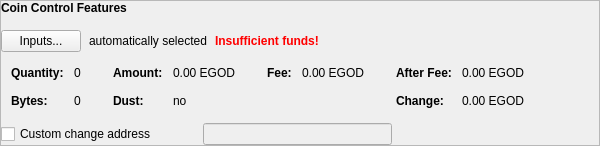
      <widget class="QFrame" name="frameCoinControl">
       <property name="sizePolicy">
        <sizepolicy hsizetype="Expanding" vsizetype="Fixed">
         <horstretch>0</horstretch>
         <verstretch>0</verstretch>
        </sizepolicy>
       </property>
       <property name="minimumSize">
        <size>
         <width>600</width>
         <height>100</height>
        </size>
       </property>
       <property name="frameShape">
        <enum>QFrame::StyledPanel</enum>
       </property>
       <property name="frameShadow">
        <enum>QFrame::Raised</enum>
       </property>
       <layout class="QVBoxLayout" name="verticalLayout_4">
        <property name="spacing">
         <number>6</number>
        </property>
        <property name="leftMargin">
         <number>0</number>
        </property>
        <property name="topMargin">
         <number>0</number>
        </property>
        <property name="rightMargin">
         <number>0</number>
        </property>
        <property name="bottomMargin">
         <number>0</number>
        </property>
        <item>
         <layout class="QVBoxLayout" name="verticalLayoutCoinControl" stretch="0,0,0,0">
          <property name="spacing">
           <number>0</number>
          </property>
          <property name="sizeConstraint">
           <enum>QLayout::SetDefaultConstraint</enum>
          </property>
          <property name="leftMargin">
           <number>0</number>
          </property>
          <property name="topMargin">
           <number>0</number>
          </property>
          <item>
           <layout class="QHBoxLayout" name="horizontalLayoutCoinControl1">
            <property name="bottomMargin">
             <number>15</number>
            </property>
            <item>
             <widget class="QLabel" name="labelCoinControlFeatures">
              <property name="sizePolicy">
               <sizepolicy hsizetype="Preferred" vsizetype="Maximum">
                <horstretch>0</horstretch>
                <verstretch>0</verstretch>
               </sizepolicy>
              </property>
              <property name="font">
               <font>
                <weight>75</weight>
                <bold>true</bold>
               </font>
              </property>
              <property name="styleSheet">
               <string notr="true">font-weight:bold;</string>
              </property>
              <property name="text">
               <string>Coin Control Features</string>
              </property>
             </widget>
            </item>
           </layout>
          </item>
          <item>
           <layout class="QHBoxLayout" name="horizontalLayoutCoinControl2" stretch="0,0,0,0">
            <property name="spacing">
             <number>8</number>
            </property>
            <property name="bottomMargin">
             <number>10</number>
            </property>
            <item>
             <widget class="QPushButton" name="pushButtonCoinControl">
              <property name="styleSheet">
               <string notr="true"/>
              </property>
              <property name="text">
               <string>Inputs...</string>
              </property>
              <property name="autoDefault">
               <bool>false</bool>
              </property>
             </widget>
            </item>
            <item>
             <widget class="QLabel" name="labelCoinControlAutomaticallySelected">
              <property name="text">
               <string>automatically selected</string>
              </property>
              <property name="margin">
               <number>5</number>
              </property>
             </widget>
            </item>
            <item>
             <widget class="QLabel" name="labelCoinControlInsuffFunds">
              <property name="font">
               <font>
                <weight>75</weight>
                <bold>true</bold>
               </font>
              </property>
              <property name="styleSheet">
               <string notr="true">color:red;font-weight:bold;</string>
              </property>
              <property name="text">
               <string>Insufficient funds!</string>
              </property>
              <property name="margin">
               <number>5</number>
              </property>
             </widget>
            </item>
            <item>
             <spacer name="horizontalSpacerCoinControl">
              <property name="orientation">
               <enum>Qt::Horizontal</enum>
              </property>
              <property name="sizeHint" stdset="0">
               <size>
                <width>40</width>
                <height>1</height>
               </size>
              </property>
             </spacer>
            </item>
           </layout>
          </item>
          <item>
           <widget class="QWidget" name="widgetCoinControl" native="true">
            <property name="sizePolicy">
             <sizepolicy hsizetype="Preferred" vsizetype="Preferred">
              <horstretch>0</horstretch>
              <verstretch>0</verstretch>
             </sizepolicy>
            </property>
            <property name="minimumSize">
             <size>
              <width>0</width>
              <height>0</height>
             </size>
            </property>
            <property name="styleSheet">
             <string notr="true"/>
            </property>
            <layout class="QHBoxLayout" name="horizontalLayoutCoinControl5">
             <property name="leftMargin">
              <number>0</number>
             </property>
             <property name="topMargin">
              <number>0</number>
             </property>
             <property name="rightMargin">
              <number>0</number>
             </property>
             <property name="bottomMargin">
              <number>0</number>
             </property>
             <item>
              <layout class="QHBoxLayout" name="horizontalLayoutCoinControl3" stretch="0,0,0,1">
               <property name="spacing">
                <number>20</number>
               </property>
               <property name="topMargin">
                <number>0</number>
               </property>
               <property name="bottomMargin">
                <number>10</number>
               </property>
               <item>
                <layout class="QFormLayout" name="formLayoutCoinControl1">
                 <property name="horizontalSpacing">
                  <number>10</number>
                 </property>
                 <property name="verticalSpacing">
                  <number>14</number>
                 </property>
                 <property name="leftMargin">
                  <number>10</number>
                 </property>
                 <property name="topMargin">
                  <number>4</number>
                 </property>
                 <property name="rightMargin">
                  <number>6</number>
                 </property>
                 <item row="0" column="0">
                  <widget class="QLabel" name="labelCoinControlQuantityText">
                   <property name="font">
                    <font>
                     <weight>75</weight>
                     <bold>true</bold>
                    </font>
                   </property>
                   <property name="text">
                    <string>Quantity:</string>
                   </property>
                   <property name="margin">
                    <number>0</number>
                   </property>
                  </widget>
                 </item>
                 <item row="0" column="1">
                  <widget class="QLabel" name="labelCoinControlQuantity">
                   <property name="cursor">
                    <cursorShape>IBeamCursor</cursorShape>
                   </property>
                   <property name="contextMenuPolicy">
                    <enum>Qt::ActionsContextMenu</enum>
                   </property>
                   <property name="text">
                    <string notr="true">0</string>
                   </property>
                   <property name="margin">
                    <number>0</number>
                   </property>
                   <property name="textInteractionFlags">
                    <set>Qt::LinksAccessibleByMouse|Qt::TextSelectableByKeyboard|Qt::TextSelectableByMouse</set>
                   </property>
                  </widget>
                 </item>
                 <item row="1" column="0">
                  <widget class="QLabel" name="labelCoinControlBytesText">
                   <property name="font">
                    <font>
                     <weight>75</weight>
                     <bold>true</bold>
                    </font>
                   </property>
                   <property name="text">
                    <string>Bytes:</string>
                   </property>
                  </widget>
                 </item>
                 <item row="1" column="1">
                  <widget class="QLabel" name="labelCoinControlBytes">
                   <property name="cursor">
                    <cursorShape>IBeamCursor</cursorShape>
                   </property>
                   <property name="contextMenuPolicy">
                    <enum>Qt::ActionsContextMenu</enum>
                   </property>
                   <property name="text">
                    <string notr="true">0</string>
                   </property>
                   <property name="textInteractionFlags">
                    <set>Qt::LinksAccessibleByMouse|Qt::TextSelectableByKeyboard|Qt::TextSelectableByMouse</set>
                   </property>
                  </widget>
                 </item>
                </layout>
               </item>
               <item>
                <layout class="QFormLayout" name="formLayoutCoinControl2">
                 <property name="horizontalSpacing">
                  <number>10</number>
                 </property>
                 <property name="verticalSpacing">
                  <number>14</number>
                 </property>
                 <property name="leftMargin">
                  <number>6</number>
                 </property>
                 <property name="topMargin">
                  <number>4</number>
                 </property>
                 <property name="rightMargin">
                  <number>6</number>
                 </property>
                 <item row="0" column="0">
                  <widget class="QLabel" name="labelCoinControlAmountText">
                   <property name="font">
                    <font>
                     <weight>75</weight>
                     <bold>true</bold>
                    </font>
                   </property>
                   <property name="text">
                    <string>Amount:</string>
                   </property>
                   <property name="margin">
                    <number>0</number>
                   </property>
                  </widget>
                 </item>
                 <item row="0" column="1">
                  <widget class="QLabel" name="labelCoinControlAmount">
                   <property name="cursor">
                    <cursorShape>IBeamCursor</cursorShape>
                   </property>
                   <property name="contextMenuPolicy">
                    <enum>Qt::ActionsContextMenu</enum>
                   </property>
                   <property name="text">
                    <string notr="true">0.00 EGOD</string>
                   </property>
                   <property name="textInteractionFlags">
                    <set>Qt::LinksAccessibleByMouse|Qt::TextSelectableByKeyboard|Qt::TextSelectableByMouse</set>
                   </property>
                  </widget>
                 </item>
                 <item row="1" column="0">
                  <widget class="QLabel" name="labelCoinControlLowOutputText">
                   <property name="font">
                    <font>
                     <weight>75</weight>
                     <bold>true</bold>
                    </font>
                   </property>
                   <property name="text">
                    <string>Dust:</string>
                   </property>
                  </widget>
                 </item>
                 <item row="1" column="1">
                  <widget class="QLabel" name="labelCoinControlLowOutput">
                   <property name="cursor">
                    <cursorShape>IBeamCursor</cursorShape>
                   </property>
                   <property name="contextMenuPolicy">
                    <enum>Qt::ActionsContextMenu</enum>
                   </property>
                   <property name="text">
                    <string notr="true">no</string>
                   </property>
                   <property name="textInteractionFlags">
                    <set>Qt::LinksAccessibleByMouse|Qt::TextSelectableByKeyboard|Qt::TextSelectableByMouse</set>
                   </property>
                  </widget>
                 </item>
                </layout>
               </item>
               <item>
                <layout class="QFormLayout" name="formLayoutCoinControl3">
                 <property name="horizontalSpacing">
                  <number>10</number>
                 </property>
                 <property name="verticalSpacing">
                  <number>14</number>
                 </property>
                 <property name="leftMargin">
                  <number>6</number>
                 </property>
                 <property name="topMargin">
                  <number>4</number>
                 </property>
                 <property name="rightMargin">
                  <number>6</number>
                 </property>
                 <item row="0" column="0">
                  <widget class="QLabel" name="labelCoinControlFeeText">
                   <property name="font">
                    <font>
                     <weight>75</weight>
                     <bold>true</bold>
                    </font>
                   </property>
                   <property name="text">
                    <string>Fee:</string>
                   </property>
                   <property name="margin">
                    <number>0</number>
                   </property>
                  </widget>
                 </item>
                 <item row="0" column="1">
                  <widget class="QLabel" name="labelCoinControlFee">
                   <property name="cursor">
                    <cursorShape>IBeamCursor</cursorShape>
                   </property>
                   <property name="contextMenuPolicy">
                    <enum>Qt::ActionsContextMenu</enum>
                   </property>
                   <property name="text">
                    <string notr="true">0.00 EGOD</string>
                   </property>
                   <property name="textInteractionFlags">
                    <set>Qt::LinksAccessibleByMouse|Qt::TextSelectableByKeyboard|Qt::TextSelectableByMouse</set>
                   </property>
                  </widget>
                 </item>
                </layout>
               </item>
               <item>
                <layout class="QFormLayout" name="formLayoutCoinControl4">
                 <property name="horizontalSpacing">
                  <number>10</number>
                 </property>
                 <property name="verticalSpacing">
                  <number>14</number>
                 </property>
                 <property name="leftMargin">
                  <number>6</number>
                 </property>
                 <property name="topMargin">
                  <number>4</number>
                 </property>
                 <property name="rightMargin">
                  <number>6</number>
                 </property>
                 <item row="0" column="0">
                  <widget class="QLabel" name="labelCoinControlAfterFeeText">
                   <property name="font">
                    <font>
                     <weight>75</weight>
                     <bold>true</bold>
                    </font>
                   </property>
                   <property name="text">
                    <string>After Fee:</string>
                   </property>
                   <property name="margin">
                    <number>0</number>
                   </property>
                  </widget>
                 </item>
                 <item row="0" column="1">
                  <widget class="QLabel" name="labelCoinControlAfterFee">
                   <property name="cursor">
                    <cursorShape>IBeamCursor</cursorShape>
                   </property>
                   <property name="contextMenuPolicy">
                    <enum>Qt::ActionsContextMenu</enum>
                   </property>
                   <property name="text">
                    <string notr="true">0.00 EGOD</string>
                   </property>
                   <property name="textInteractionFlags">
                    <set>Qt::LinksAccessibleByMouse|Qt::TextSelectableByKeyboard|Qt::TextSelectableByMouse</set>
                   </property>
                  </widget>
                 </item>
                 <item row="1" column="0">
                  <widget class="QLabel" name="labelCoinControlChangeText">
                   <property name="font">
                    <font>
                     <weight>75</weight>
                     <bold>true</bold>
                    </font>
                   </property>
                   <property name="text">
                    <string>Change:</string>
                   </property>
                  </widget>
                 </item>
                 <item row="1" column="1">
                  <widget class="QLabel" name="labelCoinControlChange">
                   <property name="cursor">
                    <cursorShape>IBeamCursor</cursorShape>
                   </property>
                   <property name="contextMenuPolicy">
                    <enum>Qt::ActionsContextMenu</enum>
                   </property>
                   <property name="text">
                    <string notr="true">0.00 EGOD</string>
                   </property>
                   <property name="textInteractionFlags">
                    <set>Qt::LinksAccessibleByMouse|Qt::TextSelectableByKeyboard|Qt::TextSelectableByMouse</set>
                   </property>
                  </widget>
                 </item>
                </layout>
               </item>
              </layout>
             </item>
            </layout>
           </widget>
          </item>
          <item>
           <layout class="QHBoxLayout" name="horizontalLayoutCoinControl4" stretch="0,0,0">
            <property name="spacing">
             <number>12</number>
            </property>
            <property name="sizeConstraint">
             <enum>QLayout::SetDefaultConstraint</enum>
            </property>
            <property name="topMargin">
             <number>5</number>
            </property>
            <property name="rightMargin">
             <number>5</number>
            </property>
            <item>
             <widget class="QCheckBox" name="checkBoxCoinControlChange">
              <property name="toolTip">
               <string>If this is activated, but the change address is empty or invalid, change will be sent to a newly generated address.</string>
              </property>
              <property name="text">
               <string>Custom change address</string>
              </property>
             </widget>
            </item>
            <item>
             <widget class="QValidatedLineEdit" name="lineEditCoinControlChange">
              <property name="enabled">
               <bool>false</bool>
              </property>
              <property name="sizePolicy">
               <sizepolicy hsizetype="Ignored" vsizetype="Fixed">
                <horstretch>0</horstretch>
                <verstretch>0</verstretch>
               </sizepolicy>
              </property>
             </widget>
            </item>
            <item>
             <widget class="QLabel" name="labelCoinControlChangeLabel">
              <property name="sizePolicy">
               <sizepolicy hsizetype="Preferred" vsizetype="Expanding">
                <horstretch>0</horstretch>
                <verstretch>0</verstretch>
               </sizepolicy>
              </property>
              <property name="minimumSize">
               <size>
                <width>0</width>
                <height>0</height>
               </size>
              </property>
              <property name="text">
               <string/>
              </property>
              <property name="margin">
               <number>3</number>
              </property>
             </widget>
            </item>
           </layout>
          </item>
         </layout>
        </item>
       </layout>
      </widget>
